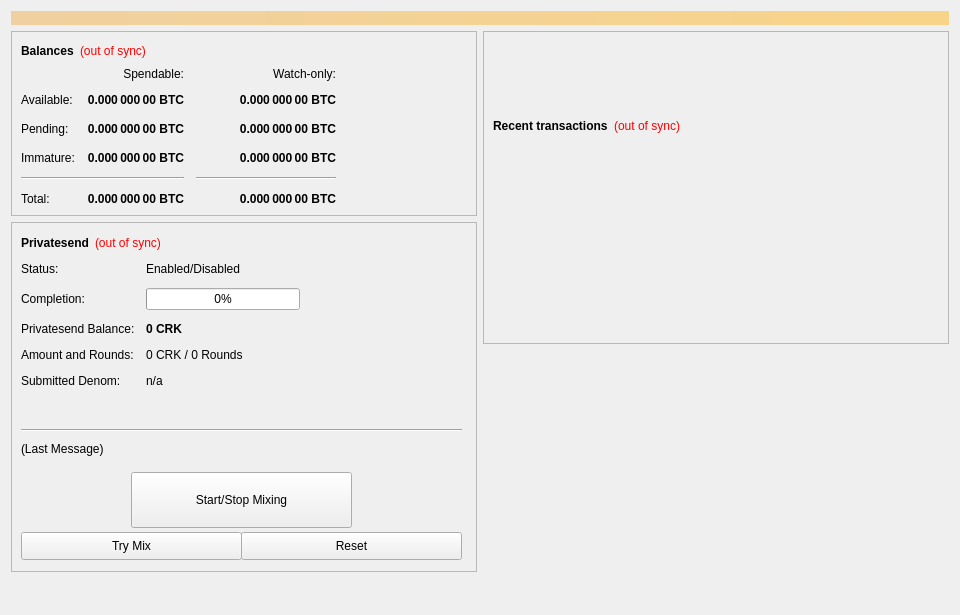
<?xml version="1.0" encoding="UTF-8"?>
<ui version="4.0">
 <class>OverviewPage</class>
 <widget class="QWidget" name="OverviewPage">
  <property name="geometry">
   <rect>
    <x>0</x>
    <y>0</y>
    <width>960</width>
    <height>615</height>
   </rect>
  </property>
  <property name="minimumSize">
   <size>
    <width>960</width>
    <height>0</height>
   </size>
  </property>
  <property name="windowTitle">
   <string>Form</string>
  </property>
  <layout class="QVBoxLayout" name="topLayout">
   <item>
    <widget class="QLabel" name="labelAlerts">
     <property name="visible">
      <bool>false</bool>
     </property>
     <property name="styleSheet">
      <string notr="true">background-color: qlineargradient(x1: 0, y1: 0, x2: 1, y2: 0, stop:0 #F0D0A0, stop:1 #F8D488); color:#000000;</string>
     </property>
     <property name="wordWrap">
      <bool>true</bool>
     </property>
     <property name="margin">
      <number>3</number>
     </property>
    </widget>
   </item>
   <item>
    <layout class="QHBoxLayout" name="horizontalLayout" stretch="1,1">
     <item>
      <layout class="QVBoxLayout" name="verticalLayout_2">
       <item>
        <widget class="QFrame" name="frame">
         <property name="frameShape">
          <enum>QFrame::StyledPanel</enum>
         </property>
         <property name="frameShadow">
          <enum>QFrame::Raised</enum>
         </property>
         <layout class="QVBoxLayout" name="verticalLayout_4">
          <item>
           <layout class="QHBoxLayout" name="horizontalLayout_4">
            <item>
             <widget class="QLabel" name="label_5">
              <property name="font">
               <font>
                <weight>75</weight>
                <bold>true</bold>
               </font>
              </property>
              <property name="text">
               <string>Balances</string>
              </property>
             </widget>
            </item>
            <item>
             <widget class="QLabel" name="labelWalletStatus">
              <property name="cursor">
               <cursorShape>WhatsThisCursor</cursorShape>
              </property>
              <property name="toolTip">
               <string>The displayed information may be out of date. Your wallet automatically synchronizes with the Cricket network after a connection is established, but this process has not completed yet.</string>
              </property>
              <property name="styleSheet">
               <string notr="true">QLabel { color: red; }</string>
              </property>
              <property name="text">
               <string notr="true">(out of sync)</string>
              </property>
              <property name="alignment">
               <set>Qt::AlignLeading|Qt::AlignLeft|Qt::AlignVCenter</set>
              </property>
             </widget>
            </item>
            <item>
             <spacer name="horizontalSpacer_3">
              <property name="orientation">
               <enum>Qt::Horizontal</enum>
              </property>
              <property name="sizeHint" stdset="0">
               <size>
                <width>40</width>
                <height>20</height>
               </size>
              </property>
             </spacer>
            </item>
           </layout>
          </item>
          <item>
           <layout class="QGridLayout" name="gridLayout">
            <property name="spacing">
             <number>12</number>
            </property>
            <item row="2" column="2">
             <widget class="QLabel" name="labelWatchPending">
              <property name="font">
               <font>
                <weight>75</weight>
                <bold>true</bold>
               </font>
              </property>
              <property name="cursor">
               <cursorShape>IBeamCursor</cursorShape>
              </property>
              <property name="toolTip">
               <string>Unconfirmed transactions to watch-only addresses</string>
              </property>
              <property name="text">
               <string notr="true">0.000 000 00 BTC</string>
              </property>
              <property name="alignment">
               <set>Qt::AlignRight|Qt::AlignTrailing|Qt::AlignVCenter</set>
              </property>
              <property name="textInteractionFlags">
               <set>Qt::LinksAccessibleByMouse|Qt::TextSelectableByKeyboard|Qt::TextSelectableByMouse</set>
              </property>
             </widget>
            </item>
            <item row="2" column="1">
             <widget class="QLabel" name="labelUnconfirmed">
              <property name="font">
               <font>
                <weight>75</weight>
                <bold>true</bold>
               </font>
              </property>
              <property name="cursor">
               <cursorShape>IBeamCursor</cursorShape>
              </property>
              <property name="toolTip">
               <string>Total of transactions that have yet to be confirmed, and do not yet count toward the spendable balance</string>
              </property>
              <property name="text">
               <string notr="true">0.000 000 00 BTC</string>
              </property>
              <property name="alignment">
               <set>Qt::AlignRight|Qt::AlignTrailing|Qt::AlignVCenter</set>
              </property>
              <property name="textInteractionFlags">
               <set>Qt::LinksAccessibleByMouse|Qt::TextSelectableByKeyboard|Qt::TextSelectableByMouse</set>
              </property>
             </widget>
            </item>
            <item row="3" column="2">
             <widget class="QLabel" name="labelWatchImmature">
              <property name="font">
               <font>
                <weight>75</weight>
                <bold>true</bold>
               </font>
              </property>
              <property name="cursor">
               <cursorShape>IBeamCursor</cursorShape>
              </property>
              <property name="toolTip">
               <string>Staked or masternode rewards in watch-only addresses that has not yet matured</string>
              </property>
              <property name="text">
               <string notr="true">0.000 000 00 BTC</string>
              </property>
              <property name="alignment">
               <set>Qt::AlignRight|Qt::AlignTrailing|Qt::AlignVCenter</set>
              </property>
              <property name="textInteractionFlags">
               <set>Qt::LinksAccessibleByMouse|Qt::TextSelectableByKeyboard|Qt::TextSelectableByMouse</set>
              </property>
             </widget>
            </item>
            <item row="4" column="0" colspan="2">
             <widget class="Line" name="lineSpendableBalance">
              <property name="orientation">
               <enum>Qt::Horizontal</enum>
              </property>
             </widget>
            </item>
            <item row="4" column="2">
             <widget class="Line" name="lineWatchBalance">
              <property name="sizePolicy">
               <sizepolicy hsizetype="Preferred" vsizetype="Fixed">
                <horstretch>0</horstretch>
                <verstretch>0</verstretch>
               </sizepolicy>
              </property>
              <property name="minimumSize">
               <size>
                <width>140</width>
                <height>0</height>
               </size>
              </property>
              <property name="orientation">
               <enum>Qt::Horizontal</enum>
              </property>
             </widget>
            </item>
            <item row="5" column="0">
             <widget class="QLabel" name="labelTotalText">
              <property name="text">
               <string>Total:</string>
              </property>
             </widget>
            </item>
            <item row="3" column="1">
             <widget class="QLabel" name="labelImmature">
              <property name="font">
               <font>
                <weight>75</weight>
                <bold>true</bold>
               </font>
              </property>
              <property name="cursor">
               <cursorShape>IBeamCursor</cursorShape>
              </property>
              <property name="toolTip">
               <string>Staked or masternode rewards that has not yet matured</string>
              </property>
              <property name="text">
               <string notr="true">0.000 000 00 BTC</string>
              </property>
              <property name="alignment">
               <set>Qt::AlignRight|Qt::AlignTrailing|Qt::AlignVCenter</set>
              </property>
              <property name="textInteractionFlags">
               <set>Qt::LinksAccessibleByMouse|Qt::TextSelectableByKeyboard|Qt::TextSelectableByMouse</set>
              </property>
             </widget>
            </item>
            <item row="2" column="3">
             <spacer name="horizontalSpacer_2">
              <property name="orientation">
               <enum>Qt::Horizontal</enum>
              </property>
              <property name="sizeHint" stdset="0">
               <size>
                <width>40</width>
                <height>20</height>
               </size>
              </property>
             </spacer>
            </item>
            <item row="3" column="0">
             <widget class="QLabel" name="labelImmatureText">
              <property name="text">
               <string>Immature:</string>
              </property>
             </widget>
            </item>
            <item row="5" column="1">
             <widget class="QLabel" name="labelTotal">
              <property name="font">
               <font>
                <weight>75</weight>
                <bold>true</bold>
               </font>
              </property>
              <property name="cursor">
               <cursorShape>IBeamCursor</cursorShape>
              </property>
              <property name="toolTip">
               <string>Your current total balance</string>
              </property>
              <property name="text">
               <string notr="true">0.000 000 00 BTC</string>
              </property>
              <property name="alignment">
               <set>Qt::AlignRight|Qt::AlignTrailing|Qt::AlignVCenter</set>
              </property>
              <property name="textInteractionFlags">
               <set>Qt::LinksAccessibleByMouse|Qt::TextSelectableByKeyboard|Qt::TextSelectableByMouse</set>
              </property>
             </widget>
            </item>
            <item row="5" column="2">
             <widget class="QLabel" name="labelWatchTotal">
              <property name="font">
               <font>
                <weight>75</weight>
                <bold>true</bold>
               </font>
              </property>
              <property name="cursor">
               <cursorShape>IBeamCursor</cursorShape>
              </property>
              <property name="toolTip">
               <string>Current total balance in watch-only addresses</string>
              </property>
              <property name="text">
               <string notr="true">0.000 000 00 BTC</string>
              </property>
              <property name="alignment">
               <set>Qt::AlignRight|Qt::AlignTrailing|Qt::AlignVCenter</set>
              </property>
              <property name="textInteractionFlags">
               <set>Qt::LinksAccessibleByMouse|Qt::TextSelectableByKeyboard|Qt::TextSelectableByMouse</set>
              </property>
             </widget>
            </item>
            <item row="0" column="2">
             <widget class="QLabel" name="labelWatchonly">
              <property name="text">
               <string>Watch-only:</string>
              </property>
              <property name="alignment">
               <set>Qt::AlignRight|Qt::AlignTrailing|Qt::AlignVCenter</set>
              </property>
             </widget>
            </item>
            <item row="1" column="0">
             <widget class="QLabel" name="labelBalanceText">
              <property name="text">
               <string>Available:</string>
              </property>
             </widget>
            </item>
            <item row="1" column="1">
             <widget class="QLabel" name="labelBalance">
              <property name="font">
               <font>
                <weight>75</weight>
                <bold>true</bold>
               </font>
              </property>
              <property name="cursor">
               <cursorShape>IBeamCursor</cursorShape>
              </property>
              <property name="toolTip">
               <string>Your current spendable balance</string>
              </property>
              <property name="text">
               <string notr="true">0.000 000 00 BTC</string>
              </property>
              <property name="alignment">
               <set>Qt::AlignRight|Qt::AlignTrailing|Qt::AlignVCenter</set>
              </property>
              <property name="textInteractionFlags">
               <set>Qt::LinksAccessibleByMouse|Qt::TextSelectableByKeyboard|Qt::TextSelectableByMouse</set>
              </property>
             </widget>
            </item>
            <item row="1" column="2">
             <widget class="QLabel" name="labelWatchAvailable">
              <property name="font">
               <font>
                <weight>75</weight>
                <bold>true</bold>
               </font>
              </property>
              <property name="cursor">
               <cursorShape>IBeamCursor</cursorShape>
              </property>
              <property name="toolTip">
               <string>Your current balance in watch-only addresses</string>
              </property>
              <property name="text">
               <string notr="true">0.000 000 00 BTC</string>
              </property>
              <property name="alignment">
               <set>Qt::AlignRight|Qt::AlignTrailing|Qt::AlignVCenter</set>
              </property>
              <property name="textInteractionFlags">
               <set>Qt::LinksAccessibleByMouse|Qt::TextSelectableByKeyboard|Qt::TextSelectableByMouse</set>
              </property>
             </widget>
            </item>
            <item row="2" column="0">
             <widget class="QLabel" name="labelPendingText">
              <property name="text">
               <string>Pending:</string>
              </property>
             </widget>
            </item>
            <item row="0" column="1">
             <widget class="QLabel" name="labelSpendable">
              <property name="text">
               <string>Spendable:</string>
              </property>
              <property name="alignment">
               <set>Qt::AlignRight|Qt::AlignTrailing|Qt::AlignVCenter</set>
              </property>
             </widget>
            </item>
           </layout>
          </item>
         </layout>
        </widget>
       </item>
       <item>
        <widget class="QFrame" name="framePrivatesend">
         <property name="minimumSize">
          <size>
           <width>0</width>
           <height>350</height>
          </size>
         </property>
         <property name="layoutDirection">
          <enum>Qt::LeftToRight</enum>
         </property>
         <property name="frameShape">
          <enum>QFrame::StyledPanel</enum>
         </property>
         <property name="frameShadow">
          <enum>QFrame::Raised</enum>
         </property>
         <widget class="QWidget" name="formLayoutWidget">
          <property name="geometry">
           <rect>
            <x>10</x>
            <y>40</y>
            <width>451</width>
            <height>161</height>
           </rect>
          </property>
          <layout class="QFormLayout" name="formLayout">
           <property name="fieldGrowthPolicy">
            <enum>QFormLayout::AllNonFixedFieldsGrow</enum>
           </property>
           <property name="horizontalSpacing">
            <number>11</number>
           </property>
           <property name="verticalSpacing">
            <number>12</number>
           </property>
           <item row="0" column="0">
            <widget class="QLabel" name="label_6">
             <property name="text">
              <string>Status:</string>
             </property>
            </widget>
           </item>
           <item row="1" column="0">
            <widget class="QLabel" name="label_7">
             <property name="text">
              <string>Completion:</string>
             </property>
            </widget>
           </item>
           <item row="1" column="1">
            <widget class="QProgressBar" name="privatesendProgress">
             <property name="maximumSize">
              <size>
               <width>154</width>
               <height>16777215</height>
              </size>
             </property>
             <property name="value">
              <number>0</number>
             </property>
            </widget>
           </item>
           <item row="2" column="0">
            <widget class="QLabel" name="labelAnonymizedText">
             <property name="text">
              <string>Privatesend Balance:</string>
             </property>
            </widget>
           </item>
           <item row="2" column="1">
            <widget class="QLabel" name="labelAnonymized">
             <property name="font">
              <font>
               <weight>75</weight>
               <bold>true</bold>
              </font>
             </property>
             <property name="text">
              <string notr="true">0 CRK</string>
             </property>
            </widget>
           </item>
           <item row="3" column="0">
            <widget class="QLabel" name="label_8">
             <property name="text">
              <string>Amount and Rounds:</string>
             </property>
            </widget>
           </item>
           <item row="3" column="1">
            <widget class="QLabel" name="labelAmountRounds">
             <property name="text">
              <string>0 CRK / 0 Rounds</string>
             </property>
            </widget>
           </item>
           <item row="4" column="0">
            <widget class="QLabel" name="label_9">
             <property name="text">
              <string>Submitted Denom:</string>
             </property>
            </widget>
           </item>
           <item row="4" column="1">
            <widget class="QLabel" name="labelSubmittedDenom">
             <property name="toolTip">
              <string>The denominations you submitted to the Masternode.&lt;br&gt;To mix, other users must submit the exact same denominations.</string>
             </property>
             <property name="text">
              <string>n/a</string>
             </property>
            </widget>
           </item>
           <item row="0" column="1">
            <widget class="QLabel" name="privatesendEnabled">
             <property name="text">
              <string>Enabled/Disabled</string>
             </property>
            </widget>
           </item>
          </layout>
         </widget>
         <widget class="QPushButton" name="runAutoDenom">
          <property name="geometry">
           <rect>
            <x>251</x>
            <y>17</y>
            <width>1</width>
            <height>1</height>
           </rect>
          </property>
          <property name="palette">
           <palette>
            <active>
             <colorrole role="WindowText">
              <brush brushstyle="SolidPattern">
               <color alpha="255">
                <red>0</red>
                <green>0</green>
                <blue>0</blue>
               </color>
              </brush>
             </colorrole>
             <colorrole role="Button">
              <brush brushstyle="SolidPattern">
               <color alpha="255">
                <red>239</red>
                <green>238</green>
                <blue>238</blue>
               </color>
              </brush>
             </colorrole>
             <colorrole role="Light">
              <brush brushstyle="SolidPattern">
               <color alpha="255">
                <red>255</red>
                <green>255</green>
                <blue>255</blue>
               </color>
              </brush>
             </colorrole>
             <colorrole role="Midlight">
              <brush brushstyle="SolidPattern">
               <color alpha="255">
                <red>247</red>
                <green>246</green>
                <blue>246</blue>
               </color>
              </brush>
             </colorrole>
             <colorrole role="Dark">
              <brush brushstyle="SolidPattern">
               <color alpha="255">
                <red>119</red>
                <green>119</green>
                <blue>119</blue>
               </color>
              </brush>
             </colorrole>
             <colorrole role="Mid">
              <brush brushstyle="SolidPattern">
               <color alpha="255">
                <red>159</red>
                <green>159</green>
                <blue>159</blue>
               </color>
              </brush>
             </colorrole>
             <colorrole role="Text">
              <brush brushstyle="SolidPattern">
               <color alpha="255">
                <red>0</red>
                <green>0</green>
                <blue>0</blue>
               </color>
              </brush>
             </colorrole>
             <colorrole role="BrightText">
              <brush brushstyle="SolidPattern">
               <color alpha="255">
                <red>255</red>
                <green>255</green>
                <blue>255</blue>
               </color>
              </brush>
             </colorrole>
             <colorrole role="ButtonText">
              <brush brushstyle="SolidPattern">
               <color alpha="255">
                <red>0</red>
                <green>0</green>
                <blue>0</blue>
               </color>
              </brush>
             </colorrole>
             <colorrole role="Base">
              <brush brushstyle="SolidPattern">
               <color alpha="255">
                <red>255</red>
                <green>255</green>
                <blue>255</blue>
               </color>
              </brush>
             </colorrole>
             <colorrole role="Window">
              <brush brushstyle="SolidPattern">
               <color alpha="255">
                <red>239</red>
                <green>238</green>
                <blue>238</blue>
               </color>
              </brush>
             </colorrole>
             <colorrole role="Shadow">
              <brush brushstyle="SolidPattern">
               <color alpha="255">
                <red>0</red>
                <green>0</green>
                <blue>0</blue>
               </color>
              </brush>
             </colorrole>
             <colorrole role="AlternateBase">
              <brush brushstyle="SolidPattern">
               <color alpha="255">
                <red>247</red>
                <green>246</green>
                <blue>246</blue>
               </color>
              </brush>
             </colorrole>
             <colorrole role="ToolTipBase">
              <brush brushstyle="SolidPattern">
               <color alpha="255">
                <red>255</red>
                <green>255</green>
                <blue>220</blue>
               </color>
              </brush>
             </colorrole>
             <colorrole role="ToolTipText">
              <brush brushstyle="SolidPattern">
               <color alpha="255">
                <red>0</red>
                <green>0</green>
                <blue>0</blue>
               </color>
              </brush>
             </colorrole>
            </active>
            <inactive>
             <colorrole role="WindowText">
              <brush brushstyle="SolidPattern">
               <color alpha="255">
                <red>0</red>
                <green>0</green>
                <blue>0</blue>
               </color>
              </brush>
             </colorrole>
             <colorrole role="Button">
              <brush brushstyle="SolidPattern">
               <color alpha="255">
                <red>239</red>
                <green>238</green>
                <blue>238</blue>
               </color>
              </brush>
             </colorrole>
             <colorrole role="Light">
              <brush brushstyle="SolidPattern">
               <color alpha="255">
                <red>255</red>
                <green>255</green>
                <blue>255</blue>
               </color>
              </brush>
             </colorrole>
             <colorrole role="Midlight">
              <brush brushstyle="SolidPattern">
               <color alpha="255">
                <red>247</red>
                <green>246</green>
                <blue>246</blue>
               </color>
              </brush>
             </colorrole>
             <colorrole role="Dark">
              <brush brushstyle="SolidPattern">
               <color alpha="255">
                <red>119</red>
                <green>119</green>
                <blue>119</blue>
               </color>
              </brush>
             </colorrole>
             <colorrole role="Mid">
              <brush brushstyle="SolidPattern">
               <color alpha="255">
                <red>159</red>
                <green>159</green>
                <blue>159</blue>
               </color>
              </brush>
             </colorrole>
             <colorrole role="Text">
              <brush brushstyle="SolidPattern">
               <color alpha="255">
                <red>0</red>
                <green>0</green>
                <blue>0</blue>
               </color>
              </brush>
             </colorrole>
             <colorrole role="BrightText">
              <brush brushstyle="SolidPattern">
               <color alpha="255">
                <red>255</red>
                <green>255</green>
                <blue>255</blue>
               </color>
              </brush>
             </colorrole>
             <colorrole role="ButtonText">
              <brush brushstyle="SolidPattern">
               <color alpha="255">
                <red>0</red>
                <green>0</green>
                <blue>0</blue>
               </color>
              </brush>
             </colorrole>
             <colorrole role="Base">
              <brush brushstyle="SolidPattern">
               <color alpha="255">
                <red>255</red>
                <green>255</green>
                <blue>255</blue>
               </color>
              </brush>
             </colorrole>
             <colorrole role="Window">
              <brush brushstyle="SolidPattern">
               <color alpha="255">
                <red>239</red>
                <green>238</green>
                <blue>238</blue>
               </color>
              </brush>
             </colorrole>
             <colorrole role="Shadow">
              <brush brushstyle="SolidPattern">
               <color alpha="255">
                <red>0</red>
                <green>0</green>
                <blue>0</blue>
               </color>
              </brush>
             </colorrole>
             <colorrole role="AlternateBase">
              <brush brushstyle="SolidPattern">
               <color alpha="255">
                <red>247</red>
                <green>246</green>
                <blue>246</blue>
               </color>
              </brush>
             </colorrole>
             <colorrole role="ToolTipBase">
              <brush brushstyle="SolidPattern">
               <color alpha="255">
                <red>255</red>
                <green>255</green>
                <blue>220</blue>
               </color>
              </brush>
             </colorrole>
             <colorrole role="ToolTipText">
              <brush brushstyle="SolidPattern">
               <color alpha="255">
                <red>0</red>
                <green>0</green>
                <blue>0</blue>
               </color>
              </brush>
             </colorrole>
            </inactive>
            <disabled>
             <colorrole role="WindowText">
              <brush brushstyle="SolidPattern">
               <color alpha="255">
                <red>119</red>
                <green>119</green>
                <blue>119</blue>
               </color>
              </brush>
             </colorrole>
             <colorrole role="Button">
              <brush brushstyle="SolidPattern">
               <color alpha="255">
                <red>239</red>
                <green>238</green>
                <blue>238</blue>
               </color>
              </brush>
             </colorrole>
             <colorrole role="Light">
              <brush brushstyle="SolidPattern">
               <color alpha="255">
                <red>255</red>
                <green>255</green>
                <blue>255</blue>
               </color>
              </brush>
             </colorrole>
             <colorrole role="Midlight">
              <brush brushstyle="SolidPattern">
               <color alpha="255">
                <red>247</red>
                <green>246</green>
                <blue>246</blue>
               </color>
              </brush>
             </colorrole>
             <colorrole role="Dark">
              <brush brushstyle="SolidPattern">
               <color alpha="255">
                <red>119</red>
                <green>119</green>
                <blue>119</blue>
               </color>
              </brush>
             </colorrole>
             <colorrole role="Mid">
              <brush brushstyle="SolidPattern">
               <color alpha="255">
                <red>159</red>
                <green>159</green>
                <blue>159</blue>
               </color>
              </brush>
             </colorrole>
             <colorrole role="Text">
              <brush brushstyle="SolidPattern">
               <color alpha="255">
                <red>119</red>
                <green>119</green>
                <blue>119</blue>
               </color>
              </brush>
             </colorrole>
             <colorrole role="BrightText">
              <brush brushstyle="SolidPattern">
               <color alpha="255">
                <red>255</red>
                <green>255</green>
                <blue>255</blue>
               </color>
              </brush>
             </colorrole>
             <colorrole role="ButtonText">
              <brush brushstyle="SolidPattern">
               <color alpha="255">
                <red>119</red>
                <green>119</green>
                <blue>119</blue>
               </color>
              </brush>
             </colorrole>
             <colorrole role="Base">
              <brush brushstyle="SolidPattern">
               <color alpha="255">
                <red>239</red>
                <green>238</green>
                <blue>238</blue>
               </color>
              </brush>
             </colorrole>
             <colorrole role="Window">
              <brush brushstyle="SolidPattern">
               <color alpha="255">
                <red>239</red>
                <green>238</green>
                <blue>238</blue>
               </color>
              </brush>
             </colorrole>
             <colorrole role="Shadow">
              <brush brushstyle="SolidPattern">
               <color alpha="255">
                <red>0</red>
                <green>0</green>
                <blue>0</blue>
               </color>
              </brush>
             </colorrole>
             <colorrole role="AlternateBase">
              <brush brushstyle="SolidPattern">
               <color alpha="255">
                <red>239</red>
                <green>238</green>
                <blue>238</blue>
               </color>
              </brush>
             </colorrole>
             <colorrole role="ToolTipBase">
              <brush brushstyle="SolidPattern">
               <color alpha="255">
                <red>255</red>
                <green>255</green>
                <blue>220</blue>
               </color>
              </brush>
             </colorrole>
             <colorrole role="ToolTipText">
              <brush brushstyle="SolidPattern">
               <color alpha="255">
                <red>0</red>
                <green>0</green>
                <blue>0</blue>
               </color>
              </brush>
             </colorrole>
            </disabled>
           </palette>
          </property>
          <property name="focusPolicy">
           <enum>Qt::NoFocus</enum>
          </property>
          <property name="autoFillBackground">
           <bool>true</bool>
          </property>
          <property name="text">
           <string/>
          </property>
          <property name="flat">
           <bool>true</bool>
          </property>
         </widget>
         <widget class="QPushButton" name="togglePrivatesend">
          <property name="geometry">
           <rect>
            <x>120</x>
            <y>250</y>
            <width>221</width>
            <height>56</height>
           </rect>
          </property>
          <property name="sizePolicy">
           <sizepolicy hsizetype="MinimumExpanding" vsizetype="Fixed">
            <horstretch>0</horstretch>
            <verstretch>0</verstretch>
           </sizepolicy>
          </property>
          <property name="text">
           <string>Start/Stop Mixing</string>
          </property>
         </widget>
         <widget class="Line" name="lineLastMessage">
          <property name="geometry">
           <rect>
            <x>10</x>
            <y>200</y>
            <width>441</width>
            <height>16</height>
           </rect>
          </property>
          <property name="orientation">
           <enum>Qt::Horizontal</enum>
          </property>
         </widget>
         <widget class="QLabel" name="privatesendStatus">
          <property name="geometry">
           <rect>
            <x>10</x>
            <y>220</y>
            <width>451</width>
            <height>61</height>
           </rect>
          </property>
          <property name="minimumSize">
           <size>
            <width>288</width>
            <height>43</height>
           </size>
          </property>
          <property name="text">
           <string>(Last Message)</string>
          </property>
          <property name="alignment">
           <set>Qt::AlignLeading|Qt::AlignLeft|Qt::AlignTop</set>
          </property>
          <property name="wordWrap">
           <bool>true</bool>
          </property>
         </widget>
         <widget class="QPushButton" name="privatesendAuto">
          <property name="geometry">
           <rect>
            <x>10</x>
            <y>310</y>
            <width>221</width>
            <height>28</height>
           </rect>
          </property>
          <property name="sizePolicy">
           <sizepolicy hsizetype="MinimumExpanding" vsizetype="Fixed">
            <horstretch>0</horstretch>
            <verstretch>0</verstretch>
           </sizepolicy>
          </property>
          <property name="toolTip">
           <string>Try to manually submit a Privatesend request.</string>
          </property>
          <property name="text">
           <string>Try Mix</string>
          </property>
         </widget>
         <widget class="QPushButton" name="privatesendReset">
          <property name="geometry">
           <rect>
            <x>230</x>
            <y>310</y>
            <width>221</width>
            <height>28</height>
           </rect>
          </property>
          <property name="sizePolicy">
           <sizepolicy hsizetype="MinimumExpanding" vsizetype="Fixed">
            <horstretch>0</horstretch>
            <verstretch>0</verstretch>
           </sizepolicy>
          </property>
          <property name="toolTip">
           <string>Reset the current status of Privatesend (can interrupt Privatesend if it's in the process of Mixing, which can cost you money!)</string>
          </property>
          <property name="autoFillBackground">
           <bool>false</bool>
          </property>
          <property name="text">
           <string>Reset</string>
          </property>
         </widget>
         <widget class="QWidget" name="layoutWidget">
          <property name="geometry">
           <rect>
            <x>10</x>
            <y>10</y>
            <width>431</width>
            <height>22</height>
           </rect>
          </property>
          <layout class="QHBoxLayout" name="horizontalLayout_5">
           <item>
            <widget class="QLabel" name="label_2">
             <property name="font">
              <font>
               <weight>75</weight>
               <bold>true</bold>
              </font>
             </property>
             <property name="text">
              <string>Privatesend</string>
             </property>
            </widget>
           </item>
           <item>
            <widget class="QLabel" name="labelPrivatesendSyncStatus">
             <property name="toolTip">
              <string>The displayed information may be out of date. Your wallet automatically synchronizes with the Cricket network after a connection is established, but this process has not completed yet.</string>
             </property>
             <property name="styleSheet">
              <string notr="true">QLabel { color: red; }</string>
             </property>
             <property name="text">
              <string notr="true">(out of sync)</string>
             </property>
             <property name="alignment">
              <set>Qt::AlignLeading|Qt::AlignLeft|Qt::AlignVCenter</set>
             </property>
            </widget>
           </item>
           <item>
            <spacer name="horizontalSpacer_4">
             <property name="orientation">
              <enum>Qt::Horizontal</enum>
             </property>
             <property name="sizeHint" stdset="0">
              <size>
               <width>40</width>
               <height>20</height>
              </size>
             </property>
            </spacer>
           </item>
          </layout>
         </widget>
        </widget>
       </item>
       <item>
        <spacer name="verticalSpacer">
         <property name="orientation">
          <enum>Qt::Vertical</enum>
         </property>
         <property name="sizeHint" stdset="0">
          <size>
           <width>20</width>
           <height>40</height>
          </size>
         </property>
        </spacer>
       </item>
      </layout>
     </item>
     <item>
      <layout class="QVBoxLayout" name="verticalLayout_3">
       <item>
        <widget class="QFrame" name="frame_2">
         <property name="frameShape">
          <enum>QFrame::StyledPanel</enum>
         </property>
         <property name="frameShadow">
          <enum>QFrame::Raised</enum>
         </property>
         <layout class="QVBoxLayout" name="verticalLayout">
          <item>
           <spacer name="verticalSpacer_3">
            <property name="orientation">
             <enum>Qt::Vertical</enum>
            </property>
            <property name="sizeType">
             <enum>QSizePolicy::Fixed</enum>
            </property>
            <property name="sizeHint" stdset="0">
             <size>
              <width>20</width>
              <height>75</height>
             </size>
            </property>
           </spacer>
          </item>
          <item>
           <layout class="QHBoxLayout" name="horizontalLayout_2">
            <item>
             <widget class="QLabel" name="label_4">
              <property name="font">
               <font>
                <weight>75</weight>
                <bold>true</bold>
               </font>
              </property>
              <property name="text">
               <string>Recent transactions</string>
              </property>
             </widget>
            </item>
            <item>
             <widget class="QLabel" name="labelTransactionsStatus">
              <property name="cursor">
               <cursorShape>WhatsThisCursor</cursorShape>
              </property>
              <property name="toolTip">
               <string>The displayed information may be out of date. Your wallet automatically synchronizes with the Cricket network after a connection is established, but this process has not completed yet.</string>
              </property>
              <property name="styleSheet">
               <string notr="true">QLabel { color: red; }</string>
              </property>
              <property name="text">
               <string notr="true">(out of sync)</string>
              </property>
              <property name="alignment">
               <set>Qt::AlignRight|Qt::AlignTrailing|Qt::AlignVCenter</set>
              </property>
             </widget>
            </item>
            <item>
             <spacer name="horizontalSpacer">
              <property name="orientation">
               <enum>Qt::Horizontal</enum>
              </property>
              <property name="sizeHint" stdset="0">
               <size>
                <width>40</width>
                <height>20</height>
               </size>
              </property>
             </spacer>
            </item>
           </layout>
          </item>
          <item>
           <widget class="QListView" name="listTransactions">
            <property name="styleSheet">
             <string notr="true">QListView { background: transparent; }</string>
            </property>
            <property name="frameShape">
             <enum>QFrame::NoFrame</enum>
            </property>
            <property name="verticalScrollBarPolicy">
             <enum>Qt::ScrollBarAlwaysOff</enum>
            </property>
            <property name="horizontalScrollBarPolicy">
             <enum>Qt::ScrollBarAlwaysOff</enum>
            </property>
            <property name="selectionMode">
             <enum>QAbstractItemView::NoSelection</enum>
            </property>
           </widget>
          </item>
         </layout>
        </widget>
       </item>
       <item>
        <spacer name="verticalSpacer_2">
         <property name="orientation">
          <enum>Qt::Vertical</enum>
         </property>
         <property name="sizeType">
          <enum>QSizePolicy::Expanding</enum>
         </property>
         <property name="sizeHint" stdset="0">
          <size>
           <width>20</width>
           <height>40</height>
          </size>
         </property>
        </spacer>
       </item>
      </layout>
     </item>
    </layout>
   </item>
  </layout>
 </widget>
 <resources/>
 <connections/>
</ui>
